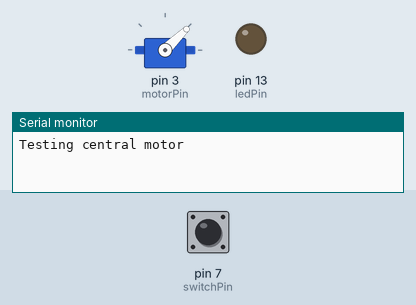
Recording of a sketch running on a simulated Arduino Uno, built with avr-gcc and run on an emulated ATmega328P. Parts: servo, output pins drawn as LEDs (lit = HIGH), the last lines printed to the serial monitor. Inputs (shaded band) come from the test bench; at power-on: pin 7 (switchPin) LOW.

Above: at 1.2 s.
1.3 s: pin 7 (switchPin) pulled HIGH for 0.15 s
At 1.37 s:
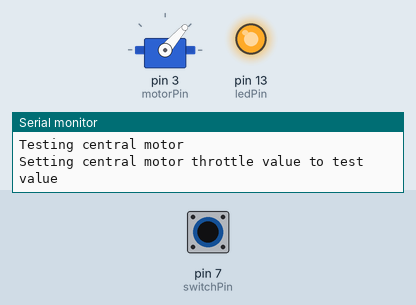
2.9 s: pin 7 (switchPin) pulled HIGH for 3.2 s
At 7.5 s:
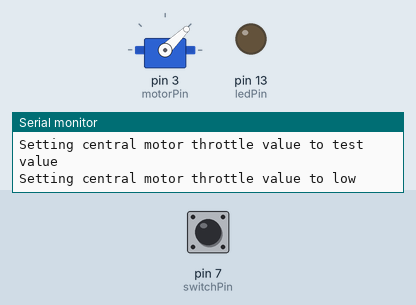
Timing chart, 0 to 9.0 s (numbered marks = the images above; inputs shaded):
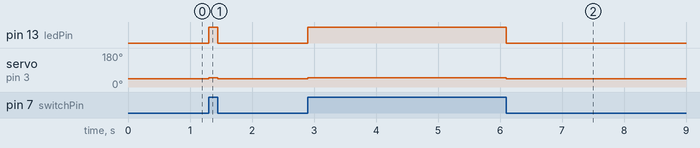

Measured:
- after the input at 1.3 s, pin 13 (ledPin): LOW → HIGH at once, → LOW 0.15 s later; servo on pin 3 (motorPin): 44° → 49° at once, → 44° 0.15 s later
- after the input at 2.9 s, pin 13 (ledPin): LOW → HIGH at once, → LOW 3.2 s later; servo on pin 3 (motorPin): 44° → 49° at once, → 44° 3.2 s later

The sketch:

CentralMotorTesting.ino
```cpp
#include <Servo.h>

const int motorPin = 3;
const int switchPin = 7;
const int ledPin = 13;

Servo C;
int PWMLow = 1000;
int PWMTest = 1050;
int switchState = 0;
int lastSwitchState = 0;

void setup() {
    pinMode(switchPin, INPUT);
    pinMode(ledPin, OUTPUT);

    C.attach(motorPin);
    C.writeMicroseconds(PWMLow);

    Serial.begin(115200);
    //while(!Serial.available()) {}

    Serial.println("Testing central motor");
}

void loop() {
    switchState = digitalRead(switchPin);

    if (switchState != lastSwitchState) {
        if (switchState == HIGH) {
            Serial.println("Setting central motor throttle value to test value");
            digitalWrite(ledPin, HIGH);
            C.writeMicroseconds(PWMTest);
        } else {
            Serial.println("Setting central motor throttle value to low");
            digitalWrite(ledPin, LOW);
            C.writeMicroseconds(PWMLow);
        }
    }

    lastSwitchState = switchState;
}
```

OldCentralMotorTesting.ino
```cpp
// // debug mode
// #include <Serial_CAN_Module.h>
// #include <SoftwareSerial.h>

// Serial_CAN can;

// #define can_tx  18           // tx of serial can module connect to D2
// #define can_rx  19           // rx of serial can module connect to D3

// void setup()
// {
//     Serial.begin(9600);
//     while(!Serial);

//     Serial.println("BEGIN FACTORY SETTING...");

//     can.begin(can_tx, can_rx, 9600);      // tx, rx
//     can.debugMode();

//     if(can.factorySetting())
//     {
//         Serial.println("\r\nFACTORY SETTING OK");
//     }
//     else
//     {
//         Serial.println("\r\nFACTORY SETTING FAIL");
//     }

//     // now you can replug your serial can bus module see if factory setting correctly.
// }

// void loop()
// {
//     //can.debugMode();
// }

// // END FILE
```
